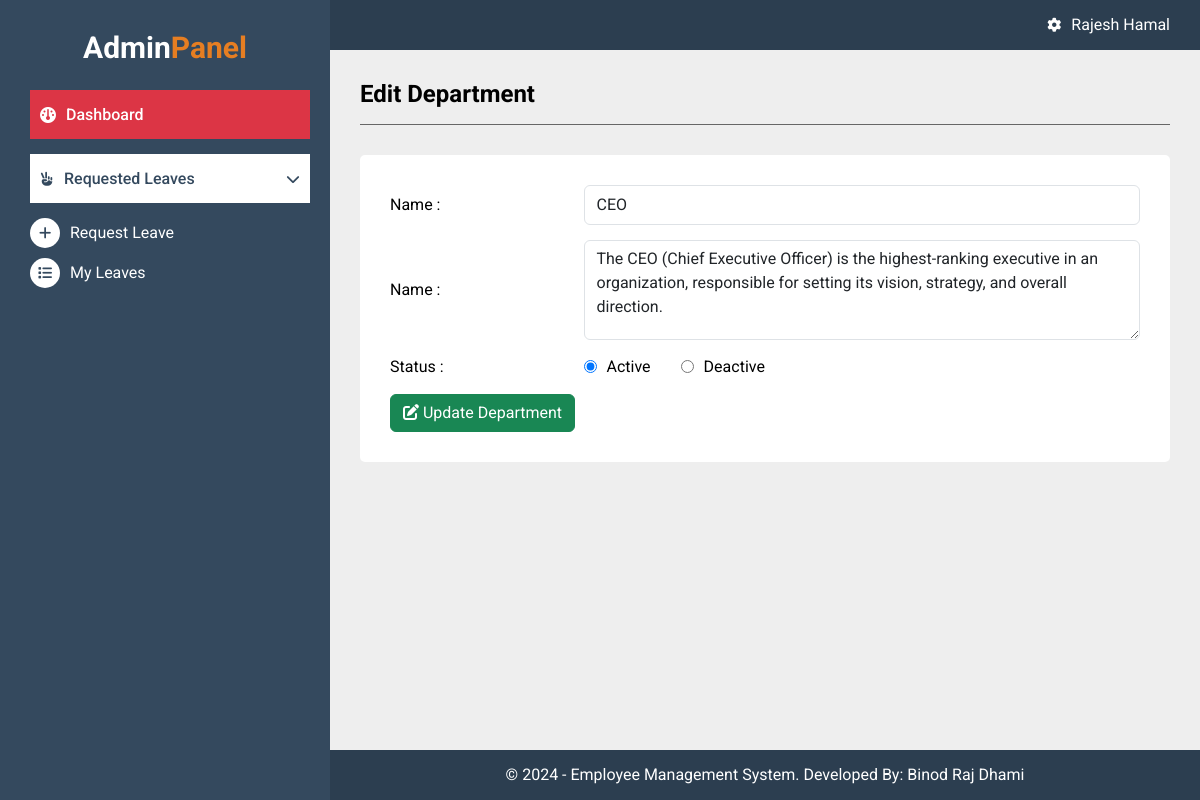
Screenshot of /admin/edit_department.php?id=2 (signed in) with the database file from the repository.
### tables this page shows
CREATE TABLE `tbl_departments` (
  `id` int(11) NOT NULL,
  `name` varchar(50) NOT NULL,
  `description` text NOT NULL,
  `status` tinyint(1) NOT NULL DEFAULT 1,
  `created_by` int(11) NOT NULL,
  `updated_by` int(11) DEFAULT NULL,
  `created_at` datetime NOT NULL,
  `updated_at` datetime NOT NULL
);

### admin/edit_department.php (the view, shortened to what this page needs)
<?php
include_once("includes/header.php");
include_once("includes/sidebar.php");
$get_id = $_GET['id'];
$fetch_query = "SELECT * FROM tbl_departments where id= $get_id";
$fetch_result = $connection->query($fetch_query);
if ($fetch_result->num_rows > 0) {
    $department = $fetch_result->fetch_assoc();
} else {
    header("location: list_department.php");
}
?>
<div class="admin-main">
    <div class="heading-panel">
        <h1>Edit Department</h1>
    </div>
    <div class="body-panel">
        <form action="" method="POST" class="add-employee-form">
            <div class="form-group">
                <div class="row">
                    <div class="col-sm-3">
                        <label>Name :</label>
                    </div>
                    <div class="col-sm-9">
                        <input type="text" name="name" class="form-control" placeholder="Enter Name" value="<?php echo $department['name']; ?>">
                    </div>
                </div>
            </div>
            <div class="form-group">
                <div class="row">
                    <div class="col-sm-3">
                        <label>Name :</label>
                    </div>
                    <div class="col-sm-9">
                        <textarea name="description" class="form-control" placeholder="Enter Description"><?php echo $department['description']; ?></textarea>
                    </div>
                </div>
            </div>
            <div class="form-group">
                <div class="row">
                    <div class="col-sm-3">
                        <label>Status :</label>
                    </div>
                    <div class="col-sm-9 status-container">
                        <div>
                            <label for="active" class="status">
                                <input type="radio" id="active" name="status" value="1" <?php if ($department['status'] == 1) {
                                                                                            echo 'checked';
                                                                                        } ?>> Active
                            </label>
                        </div>
                        <div>
                            <label for="deactive" class="status">
                                <input type="radio" id="deactive" name="status" value="0" <?php if ($department['status'] == 0) {
                                                                                                echo 'checked';
                                                                                            } ?>> Deactive
                            </label>
                        </div>
                    </div>
                </div>
            </div>
            <div class="form-group">
                <button type="submit" name="btn_submit" class="btn btn-success">
                    <i class="fa-solid fa-edit"></i>
                    Update Department
                </button>
            </div>
        </form>
    </div>
</div>
<?php include_once("includes/footer.php"); ?>

### css/styles.css (style rules this page uses)
* { margin: 0; padding: 0; font-family: "Roboto", serif; }
body { margin: 0; padding: 0; font-size: 16px; color: #000; font-family: "Roboto", serif; background: #eee; }
.admin-main { position: absolute; top: 50px; left: 330px; width: calc(100% - 330px); background: #eee; padding: 30px; padding-bottom: 50px; }
.heading-panel { padding-bottom: 15px; margin-bottom: 30px; border-bottom: #666 solid 1px; }
.heading-panel h1 { margin-bottom: 0; font-size: 24px; font-weight: 700; }
.body-panel { padding: 30px; background: #fff; border-radius: 5px; }
.add-employee-form .row { display: flex; align-items: center; margin-bottom: 15px; }
.add-employee-form .form-control { height: 40px; }
.add-employee-form textarea.form-control { height: 100px; }
.add-employee-form .form-control::placeholder { color: #ccc !important; }
.status-container { display: flex; align-items: center; gap: 30px; }
.add-employee-form .form-group label.status { display: flex; align-items: center; gap: 10px; }

### rows the page displays
tbl_departments: name "CEO", description "The CEO (Chief Executive Officer) is the highest-ranking executive in an organization, responsible for setting its vision, strategy, and overall direction.", status "☑ Active", status "☐ Deactive"

### other values shown
$_SESSION['name'] "Rajesh Hamal"
Date('Y') "2024"
